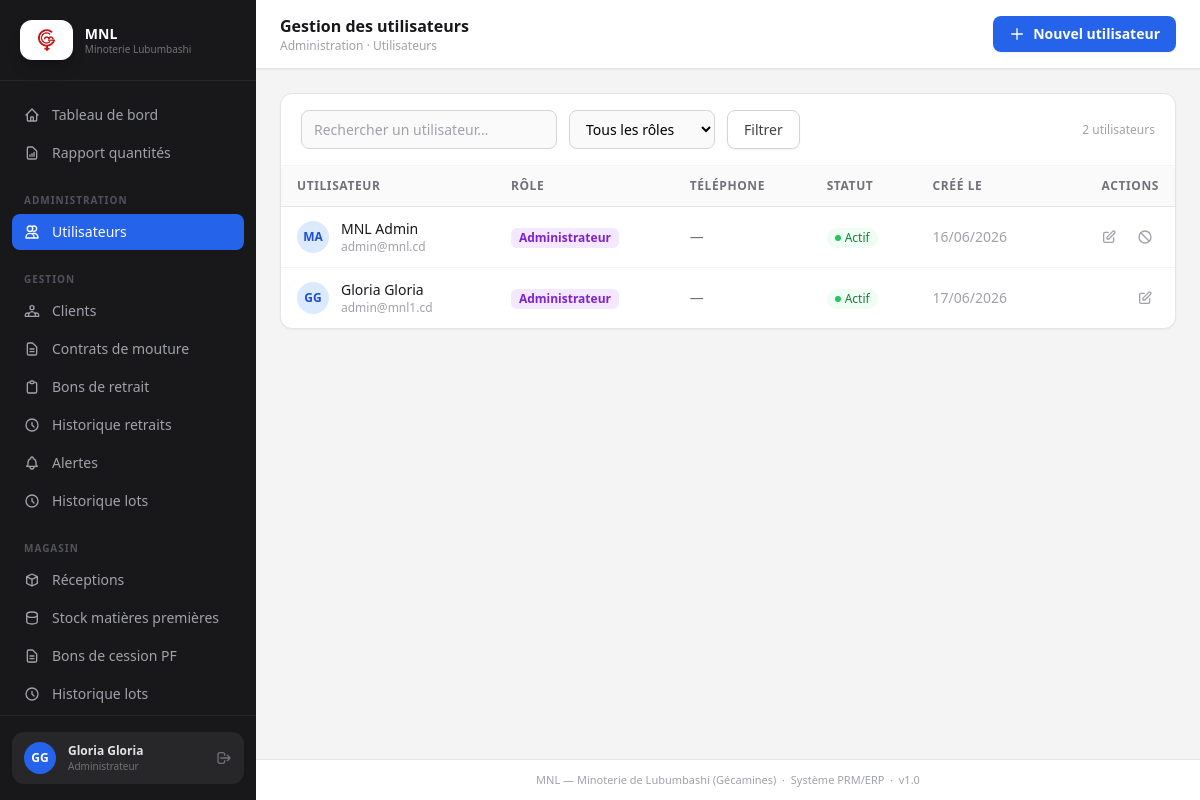
The app's page /accounts/users/ (signed in) with its own data.
### accounts/models.py (models this page shows, shortened)
class Utilisateur(AbstractUser):
    ROLES = [
        ('ADMIN',       'Administrateur'),
        ('COMPTABLE',   'Comptable'),
        ('MAGASINIER',  'Magasinier'),
        ('LABORANTIN',  'Laborantin'),
        ('MEUNIER',     'Meunier'),
        ('CLIENT',      'Client'),
    ]
    username   = None
    email      = models.EmailField(unique=True)
    nom        = models.CharField(max_length=100)
    prenom     = models.CharField(max_length=100)
    telephone  = models.CharField(max_length=20, blank=True)
    role       = models.CharField(max_length=20, choices=ROLES)
    actif      = models.BooleanField(default=True)
    profil_client = models.OneToOneField(
        'clients.Client', on_delete=models.SET_NULL,
        null=True, blank=True, related_name='compte_utilisateur',
        help_text="Fiche client liée (rôle Client uniquement)",
    )
    USERNAME_FIELD  = 'email'
    REQUIRED_FIELDS = ['nom', 'prenom', 'role']
    objects = UtilisateurManager()
    class Meta:
        verbose_name = 'Utilisateur'
        verbose_name_plural = 'Utilisateurs'
        ordering = ['nom', 'prenom']

### accounts/views.py (the view)
# urls.py: path('users/',         views.ListeUtilisateursView.as_view(),  name='users_list'),
class ListeUtilisateursView(AdminRequiredMixin, View):
    def get(self, request):
        qs = Utilisateur.objects.all().order_by('nom', 'prenom')
        q = request.GET.get('q', '').strip()
        role = request.GET.get('role', '').strip()
        if q:
            qs = qs.filter(nom__icontains=q) | qs.filter(prenom__icontains=q) | qs.filter(email__icontains=q)
        if role:
            qs = qs.filter(role=role)
        paginator = Paginator(qs, 20)
        page_obj = paginator.get_page(request.GET.get('page'))
        return render(request, 'accounts/users/list.html', {
            'page_obj': page_obj,
            'roles': Utilisateur.ROLES,
        })

### accounts/views.py (called while the page is built)
    def dispatch(self, request, *args, **kwargs):
        if not request.user.is_authenticated or request.user.role != 'ADMIN':
            messages.error(request, "Accès réservé à l'administrateur.")
            return redirect('core:dashboard')
        return super().dispatch(request, *args, **kwargs)

### core/context_processors.py (called while the page is built)
def alertes(request):
    if not request.user.is_authenticated:
        return {'alerte_count': 0, 'client_notification_count': 0}
    if request.user.role == 'CLIENT' and request.user.profil_client_id:
        count = NotificationClient.objects.filter(
            client=request.user.profil_client, lu=False,
        ).count()
        return {'alerte_count': count, 'client_notification_count': count}
    count = Alerte.objects.filter(destinataire=request.user, lu=False).count()
    return {'alerte_count': count, 'client_notification_count': 0}

### templates/accounts/users/list.html (shortened to what this page needs)
{% extends 'base.html' %}
{% block page_title %}Gestion des utilisateurs{% endblock %}
{% block breadcrumb %}
<p class="text-xs text-zinc-400">Administration · Utilisateurs</p>
{% endblock %}
{% block topbar_actions %}
<a href="{% url 'accounts:user_create' %}" class="btn-primary">
  <svg class="w-4 h-4" fill="none" viewBox="0 0 24 24" stroke="currentColor" stroke-width="2">
    <path stroke-linecap="round" stroke-linejoin="round" d="M12 4v16m8-8H4"/>
  </svg>
  Nouvel utilisateur
</a>
{% endblock %}
{% block content %}
<div class="card overflow-hidden">
  <div class="px-5 py-4 border-b border-zinc-100 flex flex-wrap items-center gap-3">
    <form method="get" class="flex flex-wrap gap-3 flex-1">
      <input type="text" name="q" value="{{ request.GET.q }}"
        placeholder="Rechercher un utilisateur…"
        class="w-64 px-3 py-2 text-sm border border-zinc-300 rounded-lg bg-zinc-50 focus:outline-none focus:ring-2 focus:ring-blue-500 focus:bg-white transition-colors placeholder-zinc-400">
      <select name="role" class="px-3 py-2 text-sm border border-zinc-300 rounded-lg bg-zinc-50 focus:outline-none focus:ring-2 focus:ring-blue-500 transition-colors">
        <option value="">Tous les rôles</option>
      </select>
      <button type="submit" class="btn-secondary">Filtrer</button>
    </form>
    <span class="text-xs text-zinc-400">{{ page_obj.paginator.count }} utilisateur{{ page_obj.paginator.count|pluralize }}</span>
  </div>
  <div class="overflow-x-auto">
    <table class="w-full">
      <thead class="bg-zinc-50 border-b border-zinc-200">
        <tr>
          <th class="table-th">Utilisateur</th>
          <th class="table-th">Rôle</th>
          <th class="table-th">Téléphone</th>
          <th class="table-th">Statut</th>
          <th class="table-th">Créé le</th>
          <th class="table-th text-right">Actions</th>
        </tr>
      </thead>
      <tbody class="divide-y divide-zinc-100">
        {% for u in page_obj %}
        <tr class="hover:bg-zinc-50 transition-colors {% if not u.actif %}opacity-60{% endif %}">
          <td class="table-td">
            <div class="flex items-center gap-3">
              <div class="w-8 h-8 rounded-full bg-blue-100 flex items-center justify-center shrink-0">
                <span class="text-xs font-bold text-blue-700">{{ u.prenom.0|upper }}{{ u.nom.0|upper }}</span>
              </div>
              <div>
                <p class="font-medium text-zinc-900">{{ u.prenom }} {{ u.nom }}</p>
                <p class="text-xs text-zinc-400">{{ u.email }}</p>
              </div>
            </div>
          </td>
          <td class="table-td">
            <span class="badge-{{ u.role|lower }}">{{ u.get_role_display }}</span>
          </td>
          <td class="table-td text-zinc-500">{{ u.telephone|default:"—" }}</td>
          <td class="table-td">
            {% if u.actif %}
            <span class="inline-flex items-center gap-1 text-xs font-medium text-green-700 bg-green-50 px-2 py-0.5 rounded-full">
              <span class="w-1.5 h-1.5 rounded-full bg-green-500"></span> Actif
            </span>
            {% else %}
            <span class="inline-flex items-center gap-1 text-xs font-medium text-red-600 bg-red-50 px-2 py-0.5 rounded-full">
              <span class="w-1.5 h-1.5 rounded-full bg-red-400"></span> Inactif
            </span>
            {% endif %}
          </td>
          <td class="table-td text-zinc-400">{{ u.date_joined|date:"d/m/Y" }}</td>
          <td class="table-td text-right">
            <div class="flex items-center justify-end gap-2">
              <a href="{% url 'accounts:user_edit' u.pk %}"
                class="p-1.5 rounded-md text-zinc-400 hover:text-blue-600 hover:bg-blue-50 transition-colors" title="Modifier">
                <svg class="w-4 h-4" fill="none" viewBox="0 0 24 24" stroke="currentColor" stroke-width="2">
                  <path stroke-linecap="round" stroke-linejoin="round" d="M11 5H6a2 2 0 00-2 2v11a2 2 0 002 2h11a2 2 0 002-2v-5m-1.414-9.414a2 2 0 112.828 2.828L11.828 15H9v-2.828l8.586-8.586z"/>
                </svg>
              </a>
              {% if u.pk != request.user.pk %}
              <form method="post" action="{% url 'accounts:user_toggle' u.pk %}">
                <button type="submit"
                  class="p-1.5 rounded-md transition-colors {% if u.actif %}text-zinc-400 hover:text-red-500 hover:bg-red-50{% else %}text-zinc-400 hover:text-green-600 hover:bg-green-50{% endif %}"
                  title="{% if u.actif %}Désactiver{% else %}Réactiver{% endif %}">
                  {% if u.actif %}
                  <svg class="w-4 h-4" fill="none" viewBox="0 0 24 24" stroke="currentColor" stroke-width="2">
                    <path stroke-linecap="round" stroke-linejoin="round" d="M18.364 18.364A9 9 0 005.636 5.636m12.728 12.728A9 9 0 015.636 5.636m12.728 12.728L5.636 5.636"/>
                  </svg>
                  {% else %}
                  <svg class="w-4 h-4" fill="none" viewBox="0 0 24 24" stroke="currentColor" stroke-width="2">
                    <path stroke-linecap="round" stroke-linejoin="round" d="M9 12l2 2 4-4m6 2a9 9 0 11-18 0 9 9 0 0118 0z"/>
                  </svg>
                  {% endif %}
                </button>
              </form>
              {% endif %}
            </div>
          </td>
        </tr>
        {% endfor %}
      </tbody>
    </table>
  </div>
</div>
{% endblock %}

### templates/base.html (shortened to what this page needs)
<!DOCTYPE html>
<html lang="fr" class="h-full">
<head>
  {% load static %}
  <script src="https://cdn.tailwindcss.com"></script>
</head>
<body class="h-full flex bg-zinc-100">
<aside class="w-64 shrink-0 flex flex-col bg-zinc-900 h-screen sticky top-0">
  <div class="flex items-center gap-3 px-5 py-5 border-b border-zinc-800">
    <div class="h-10 px-2 rounded-xl bg-white flex items-center justify-center shrink-0 shadow-lg shadow-black/20">
      <img src="{% static 'images/logo-mnl.png' %}" alt="Logo MNL — Gécamines" class="h-7 w-auto object-contain">
    </div>
    <div>
      <p class="text-sm font-bold text-white leading-tight">MNL</p>
      <p class="text-[10px] text-zinc-500 leading-tight">Minoterie Lubumbashi</p>
    </div>
  </div>
  <nav class="flex-1 px-3 py-4 overflow-y-auto space-y-0.5">
    {% with path=request.path %}
    <a href="{% url 'core:dashboard' %}" class="nav-link {% if '/dashboard/' in path %}active{% endif %}">
      <svg class="w-4 h-4 shrink-0" fill="none" viewBox="0 0 24 24" stroke="currentColor" stroke-width="2">
        <path stroke-linecap="round" stroke-linejoin="round" d="M3 12l2-2m0 0l7-7 7 7M5 10v10a1 1 0 001 1h3m10-11l2 2m-2-2v10a1 1 0 01-1 1h-3m-6 0a1 1 0 001-1v-4a1 1 0 011-1h2a1 1 0 011 1v4a1 1 0 001 1m-6 0h6"/>
      </svg>
      Tableau de bord
    </a>
    {% if user.role in 'ADMIN,COMPTABLE' %}
    <a href="{% url 'core:rapport' %}" class="nav-link {% if '/rapport/' in path %}active{% endif %}">
      <svg class="w-4 h-4 shrink-0" fill="none" viewBox="0 0 24 24" stroke="currentColor" stroke-width="2">
        <path stroke-linecap="round" stroke-linejoin="round" d="M9 17v-2m3 2v-4m3 4v-6m2 10H7a2 2 0 01-2-2V5a2 2 0 012-2h5.586a1 1 0 01.707.293l5.414 5.414a1 1 0 01.293.707V19a2 2 0 01-2 2z"/>
      </svg>
      Rapport quantités
    </a>
    {% endif %}
    {% if user.role == 'ADMIN' %}
    <p class="nav-section">Administration</p>
    <a href="{% url 'accounts:users_list' %}" class="nav-link {% if '/accounts/users' in path %}active{% endif %}">
      <svg class="w-4 h-4 shrink-0" fill="none" viewBox="0 0 24 24" stroke="currentColor" stroke-width="2">
        <path stroke-linecap="round" stroke-linejoin="round" d="M12 4.354a4 4 0 110 5.292M15 21H3v-1a6 6 0 0112 0v1zm0 0h6v-1a6 6 0 00-9-5.197M13 7a4 4 0 11-8 0 4 4 0 018 0z"/>
      </svg>
      Utilisateurs
    </a>
    {% endif %}
    {% if user.role in 'ADMIN,COMPTABLE' %}
    <p class="nav-section">Gestion</p>
    <a href="{% url 'clients:list' %}" class="nav-link {% if '/clients/' in path %}active{% endif %}">
      Clients
    </a>
    <a href="{% url 'contrats:list' %}" class="nav-link {% if '/contrats/' in path %}active{% endif %}">
      <svg class="w-4 h-4 shrink-0" fill="none" viewBox="0 0 24 24" stroke="currentColor" stroke-width="2">
        <path stroke-linecap="round" stroke-linejoin="round" d="M9 12h6m-6 4h6m2 5H7a2 2 0 01-2-2V5a2 2 0 012-2h5.586a1 1 0 01.707.293l5.414 5.414a1 1 0 01.293.707V19a2 2 0 01-2 2z"/>
      </svg>
      Contrats de mouture
    </a>
    <a href="{% url 'facturation:bons_list' %}" class="nav-link {% if '/facturation/bons' in path %}active{% endif %}">
      <svg class="w-4 h-4 shrink-0" fill="none" viewBox="0 0 24 24" stroke="currentColor" stroke-width="2">
        <path stroke-linecap="round" stroke-linejoin="round" d="M9 5H7a2 2 0 00-2 2v12a2 2 0 002 2h10a2 2 0 002-2V7a2 2 0 00-2-2h-2M9 5a2 2 0 002 2h2a2 2 0 002-2M9 5a2 2 0 012-2h2a2 2 0 012 2"/>
      </svg>
      Bons de retrait
    </a>
    <a href="{% url 'facturation:mes_retraits' %}" class="nav-link {% if '/facturation/mes-retraits' in path %}active{% endif %}">
      <svg class="w-4 h-4 shrink-0" fill="none" viewBox="0 0 24 24" stroke="currentColor" stroke-width="2">
        <path stroke-linecap="round" stroke-linejoin="round" d="M12 8v4l3 3m6-3a9 9 0 11-18 0 9 9 0 0118 0z"/>
      </svg>
      Historique retraits
    </a>
    <a href="{% url 'facturation:alertes' %}" class="nav-link {% if '/facturation/alertes' in path %}active{% endif %}">
      Alertes
    </a>
    <a href="{% url 'production:lots_list' %}" class="nav-link {% if '/production/lots' in path %}active{% endif %}">
      <svg class="w-4 h-4 shrink-0" fill="none" viewBox="0 0 24 24" stroke="currentColor" stroke-width="2">
        <path stroke-linecap="round" stroke-linejoin="round" d="M12 8v4l3 3m6-3a9 9 0 11-18 0 9 9 0 0118 0z"/>
      </svg>
      Historique lots
    </a>
    {% endif %}
    {% if user.role in 'ADMIN,MAGASINIER' %}
    <p class="nav-section">Magasin</p>
    <a href="{% url 'magasin:receptions_list' %}" class="nav-link {% if '/magasin/receptions' in path %}active{% endif %}">
      <svg class="w-4 h-4 shrink-0" fill="none" viewBox="0 0 24 24" stroke="currentColor" stroke-width="2">
        <path stroke-linecap="round" stroke-linejoin="round" d="M20 7l-8-4-8 4m16 0l-8 4m8-4v10l-8 4m0-10L4 7m8 4v10M4 7v10l8 4"/>
      </svg>
      Réceptions
    </a>
    <a href="{% url 'magasin:stock' %}" class="nav-link {% if '/magasin/stock' in path %}active{% endif %}">
      <svg class="w-4 h-4 shrink-0" fill="none" viewBox="0 0 24 24" stroke="currentColor" stroke-width="2">
        <path stroke-linecap="round" stroke-linejoin="round" d="M4 7v10c0 2.21 3.582 4 8 4s8-1.79 8-4V7M4 7c0 2.21 3.582 4 8 4s8-1.79 8-4M4 7c0-2.21 3.582-4 8-4s8 1.79 8 4"/>
      </svg>
      Stock matières premières
    </a>
    <a href="{% url 'magasin:bons_cession_list' %}" class="nav-link {% if '/magasin/bons-cession' in path %}active{% endif %}">
      <svg class="w-4 h-4 shrink-0" fill="none" viewBox="0 0 24 24" stroke="currentColor" stroke-width="2">
        <path stroke-linecap="round" stroke-linejoin="round" d="M9 12h6m-6 4h6m2 5H7a2 2 0 01-2-2V5a2 2 0 012-2h5.586a1 1 0 01.707.293l5.414 5.414a1 1 0 01.293.707V19a2 2 0 01-2 2z"/>
      </svg>
      Bons de cession PF
    </a>
    <a href="{% url 'production:lots_list' %}" class="nav-link {% if '/production/lots' in path %}active{% endif %}">
      <svg class="w-4 h-4 shrink-0" fill="none" viewBox="0 0 24 24" stroke="currentColor" stroke-width="2">
        <path stroke-linecap="round" stroke-linejoin="round" d="M12 8v4l3 3m6-3a9 9 0 11-18 0 9 9 0 0118 0z"/>
      </svg>
      Historique lots
    </a>
    <a href="{% url 'facturation:alertes' %}" class="nav-link {% if '/facturation/alertes' in path %}active{% endif %}">
    </a>
    {% endif %}
    {% endwith %}
  </nav>
  <div class="px-3 py-4 border-t border-zinc-800">
    <div class="flex items-center gap-3 px-3 py-2.5 rounded-xl bg-zinc-800">
      <div class="w-8 h-8 rounded-full bg-blue-600 flex items-center justify-center shrink-0">
        <span class="text-xs font-bold text-white">{{ user.prenom.0|upper }}{{ user.nom.0|upper }}</span>
      </div>
      <div class="min-w-0 flex-1">
        <p class="text-xs font-semibold text-zinc-200 truncate">{{ user.prenom }} {{ user.nom }}</p>
        <p class="text-[10px] text-zinc-500 truncate">{{ user.get_role_display }}</p>
      </div>
      <a href="{% url 'accounts:logout' %}" title="Déconnexion" class="text-zinc-500 hover:text-red-400 transition-colors">
        <svg class="w-4 h-4" fill="none" viewBox="0 0 24 24" stroke="currentColor" stroke-width="2">
          <path stroke-linecap="round" stroke-linejoin="round" d="M17 16l4-4m0 0l-4-4m4 4H7m6 4v1a3 3 0 01-3 3H6a3 3 0 01-3-3V7a3 3 0 013-3h4a3 3 0 013 3v1"/>
        </svg>
      </a>
    </div>
  </div>
</aside>
<div class="flex-1 flex flex-col min-h-screen overflow-x-hidden">
  <header class="sticky top-0 z-10 bg-white border-b border-zinc-200 px-6 py-3.5 flex items-center justify-between shadow-sm">
    <div>
      <h1 class="text-base font-semibold text-zinc-900">{% block page_title %}{% endblock %}</h1>
      {% block breadcrumb %}{% endblock %}
    </div>
    <div class="flex items-center gap-2">
      {% block topbar_actions %}{% endblock %}
    </div>
  </header>
  <main class="flex-1 px-6 py-6">
    {% block content %}{% endblock %}
  </main>
  <footer class="px-6 py-3 border-t border-zinc-200 text-[11px] text-zinc-400 text-center bg-white">
    MNL — Minoterie de Lubumbashi (Gécamines) &nbsp;·&nbsp; Système PRM/ERP &nbsp;·&nbsp; v1.0
  </footer>
</div>
</body>
</html>

### records on screen
Utilisateur: prenom.0 "G", nom.0 "G", prenom "Gloria", nom "Gloria", role "Administrateur", email "admin@mnl1.cd", telephone "—", actif True (drawn), date_joined "17/06/2026"
Utilisateur: prenom.0 "M", nom.0 "A", prenom "MNL", nom "Admin", email "admin@mnl.cd", role "Administrateur", telephone "—", actif True (drawn), date_joined "16/06/2026"

### other values on screen
{{ page_obj.paginator.count }} "2"
